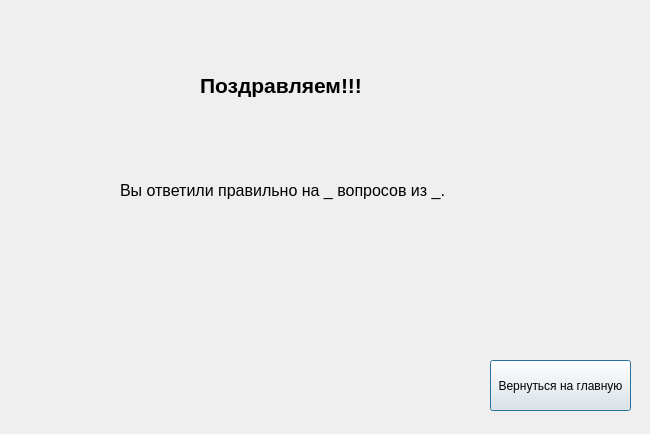
<?xml version="1.0" encoding="UTF-8"?>
<ui version="4.0">
 <class>Dialog</class>
 <widget class="QDialog" name="Dialog">
  <property name="geometry">
   <rect>
    <x>0</x>
    <y>0</y>
    <width>650</width>
    <height>434</height>
   </rect>
  </property>
  <property name="windowTitle">
   <string>Викторины</string>
  </property>
  <widget class="QPushButton" name="btnEnd">
   <property name="geometry">
    <rect>
     <x>490</x>
     <y>360</y>
     <width>141</width>
     <height>51</height>
    </rect>
   </property>
   <property name="text">
    <string>Вернуться на главную</string>
   </property>
  </widget>
  <widget class="QLabel" name="label">
   <property name="geometry">
    <rect>
     <x>200</x>
     <y>40</y>
     <width>251</width>
     <height>91</height>
    </rect>
   </property>
   <property name="font">
    <font>
     <pointsize>16</pointsize>
     <weight>75</weight>
     <bold>true</bold>
    </font>
   </property>
   <property name="text">
    <string>Поздравляем!!!</string>
   </property>
  </widget>
  <widget class="QLabel" name="label_2">
   <property name="geometry">
    <rect>
     <x>120</x>
     <y>150</y>
     <width>491</width>
     <height>81</height>
    </rect>
   </property>
   <property name="font">
    <font>
     <pointsize>12</pointsize>
    </font>
   </property>
   <property name="text">
    <string>Вы ответили правильно на _ вопросов из _.</string>
   </property>
  </widget>
 </widget>
 <resources/>
 <connections/>
</ui>
